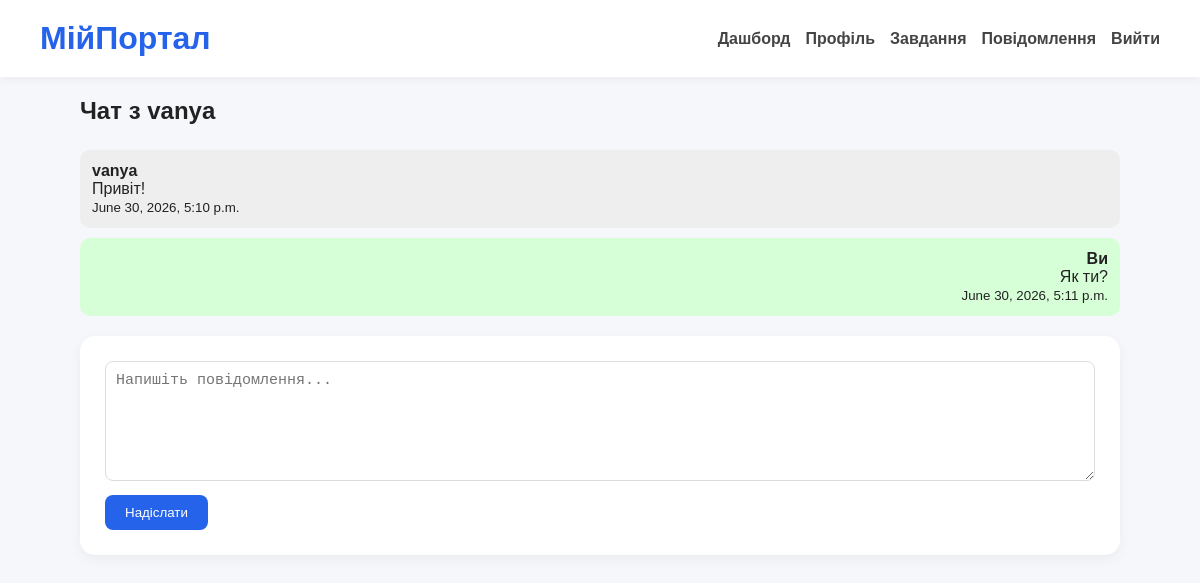
The app's page /messages/1/ (signed in) with its own data.
### portal/models.py (models this page shows, shortened)
class Message(models.Model):
    sender = models.ForeignKey(
        User,
        on_delete=models.CASCADE,
        related_name='sent_messages'
    )
    recipient = models.ForeignKey(
        User,
        on_delete=models.CASCADE,
        related_name='received_messages'
    )
    text = models.TextField()
    created_at = models.DateTimeField(auto_now_add=True)
    class Meta:
        ordering = ['created_at']

### portal/views.py (the view, shortened to what this page needs)
@login_required
def chat(request, user_id):
    if user_id == request.user.pk:
        return redirect('user_list')
    other_user = get_object_or_404(User, pk=user_id)
    chat_messages = Message.objects.filter(
        Q(sender=request.user, recipient=other_user) |
        Q(sender=other_user, recipient=request.user)
    )
    return render(request, 'chat.html', {
        'other_user': other_user,
        'messages': chat_messages
    })

### templates/chat.html (shortened to what this page needs)
{% extends "base.html" %}
{% block content %}
<h2>Чат з {{ other_user.username }}</h2>
<div class="chat-box">
{% for message in messages %}
<div class="{% if message.sender == request.user %}my-message{% else %}other-message{% endif %}">
    <strong>
        {% if message.sender == request.user %}
            Ви
        {% else %}
            {{ other_user.username }}
        {% endif %}
    </strong>
    <p>{{ message.text }}</p>
    <small>{{ message.created_at }}</small>
</div>
{% empty %}
<p>Повідомлень ще немає.</p>
{% endfor %}
</div>
<form method="POST">
    <textarea
        name="text"
        rows="4"
        required
        placeholder="Напишіть повідомлення..."
    ></textarea>
    <br>
    <button type="submit">
        Надіслати
    </button>
</form>
{% endblock %}

### static/css/style.css (style rules this page uses)
* { margin: 0; padding: 0; box-sizing: border-box; }
body { font-family: Arial, Helvetica, sans-serif; background: #f5f7fb; color: #222; min-height: 100vh; }
h2 { margin-bottom: 25px; }
form { background: white; padding: 25px; border-radius: 15px; box-shadow: 0 4px 12px rgba(0,0,0,0.05); margin-bottom: 25px; }
input, textarea { width: 100%; padding: 12px; border: 1px solid #dcdcdc; border-radius: 8px; font-size: 15px; }
textarea { resize: vertical; min-height: 120px; }
button { margin-top: 20px; background: #2563eb; color: white; border: none; padding: 12px 22px; border-radius: 8px; cursor: pointer; transition: 0.2s; }
.chat-box { margin:20px 0; }
.my-message { background:#d7ffd7; padding:12px; border-radius:10px; margin:10px 0; text-align:right; }
.other-message { background:#eeeeee; padding:12px; border-radius:10px; margin:10px 0; text-align:left; }
textarea { width:100%; padding:10px; resize:vertical; }
button { margin-top:10px; padding:10px 20px; cursor:pointer; }

### records on screen
Message: text "Привіт!", created_at "June 30, 2026, 5:10 p.m."
Message: shows "Ви", text "Як ти?", created_at "June 30, 2026, 5:11 p.m."

### other values on screen
{{ other_user.username }} "vanya"
